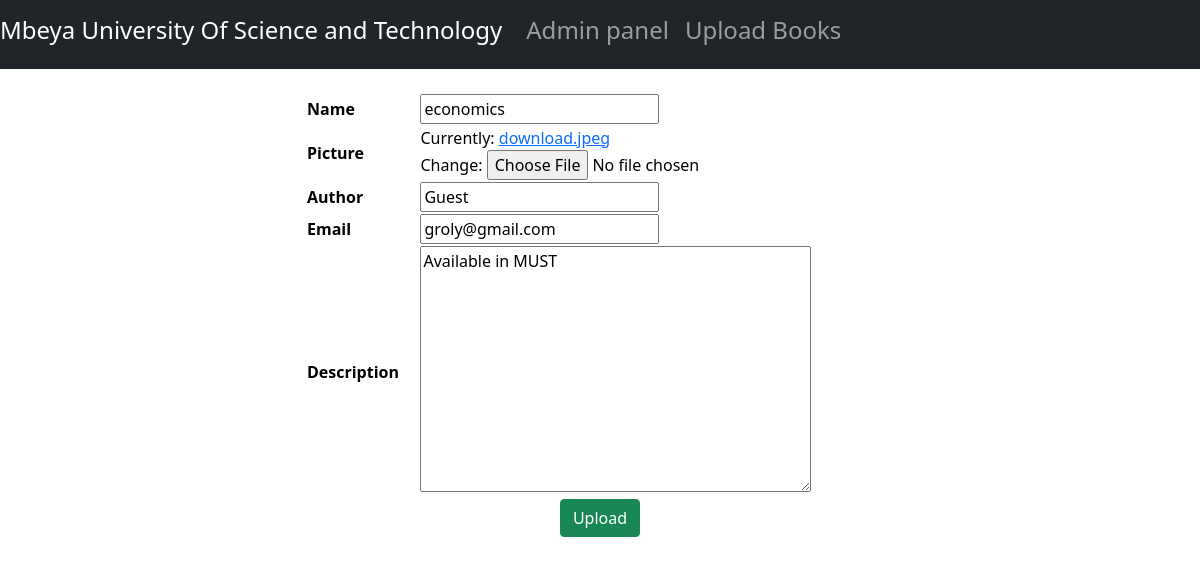
Screenshot of /update/1 with the database file from the repository.
### book/models.py (models this page shows, shortened)
class Book(models.Model):
    name = models.CharField(max_length=50)
    picture = models.ImageField()
    author = models.CharField(max_length=30, default='Guest')
    email = models.EmailField(blank=True)
    description = models.TextField(default='Available in MUST')

### book/views.py (the view)
# urls.py: path('update/<int:book_id>', views.update_book),
def update_book(request, book_id):
    book_id = int(book_id)
    try:
        book_shelf = Book.objects.get(id=book_id)
    except Book.DoesNotExist:
        return redirect('index')
    book_form = BookCreate(request.POST or None, instance=book_shelf)
    if book_form.is_valid():
        book_form.save()
        return redirect('index')
    return render(request, 'book/upload_form.html', {'upload_form': book_form})

### book/forms.py
class BookCreate(forms.ModelForm):
    class Meta:
        model = Book
        fields = '__all__'

### book/templates/book/Upload_form.html (shortened to what this page needs)
{% extends 'book/library.html' %}
{% block content %}
<center>
    <form method="POST" enctype="multipart/form-data">
        <table class="w-50 table-light" style="border-radius: 10px;">
            {% for field in upload_form %}
            <tr>
                <th>{{ field.label }}</th>
                <td>{{ field }}</td>
            </tr>
            {% endfor %}
        </table>
        <button type="submit" class="btn btn-1g btn-success md-5">Upload</button>
    </form>
</center>
{% endblock %}

### rows the page displays
Book: upload_form "economics" "Guest" "groly@gmail.com" "Available in MUST"

### other values shown
{{ field.label }} "Name" "Picture" "Author" "Email" "Description"
